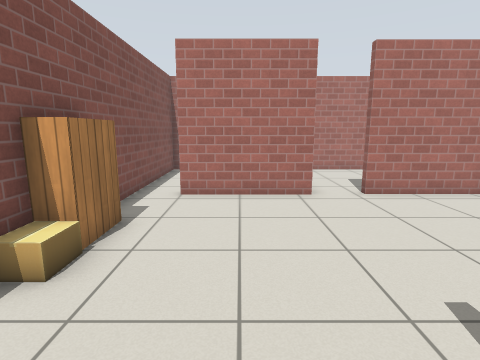
View 1 (above)

16 first-person views from a walk through a Gazebo world. The camera is 1.1 m above the floor, tilts 10° down and sees 80° across. The floor is counted in squares, 0.5 m on a side. Each view is taken from the middle of a square. On the plan, view 1 faces up. The plan holds only what a view shows up to about 17 squares ahead; the rest is blank. Simple patterns stand in for the simulator's built-in surfaces.

View 2
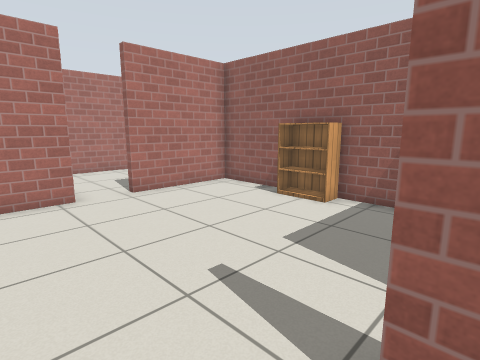

View 3
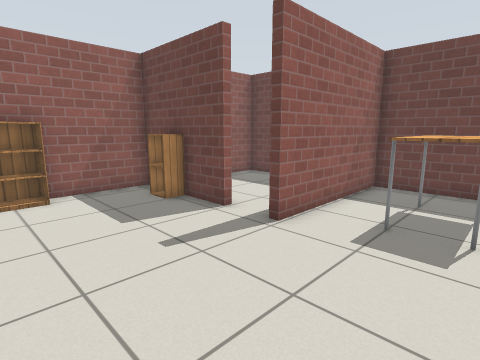

View 4
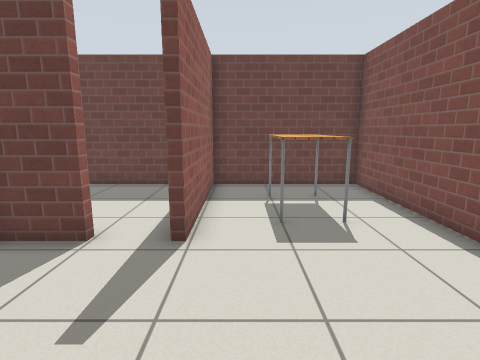

View 5
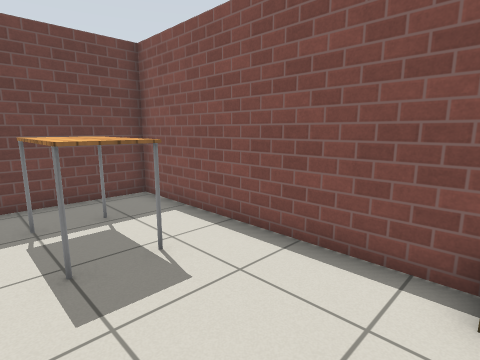

View 6
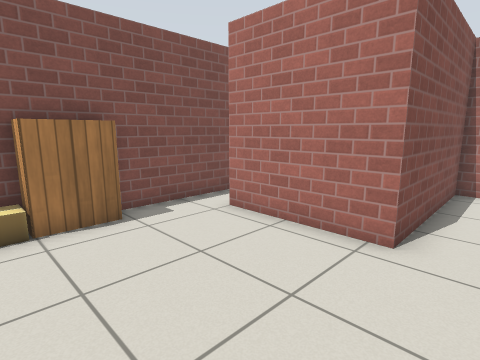

View 7
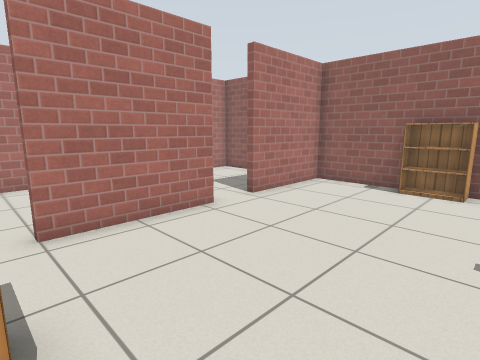

View 8
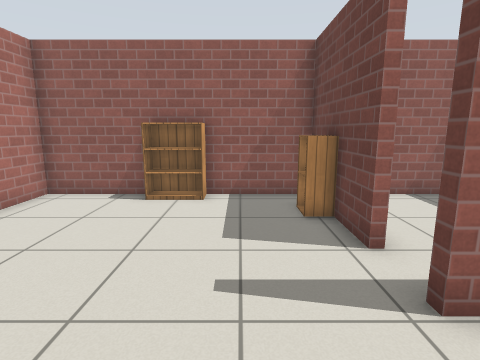

View 9
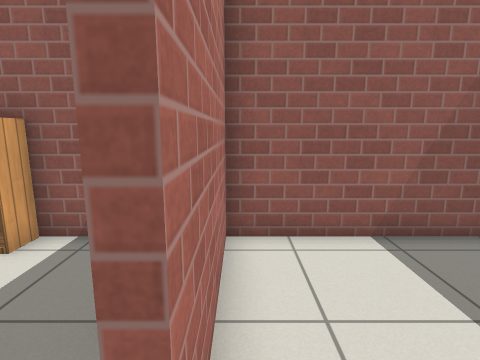

View 10
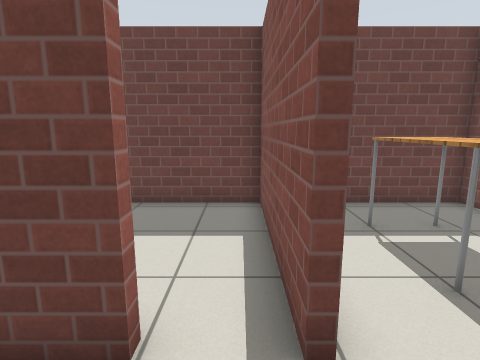

View 11
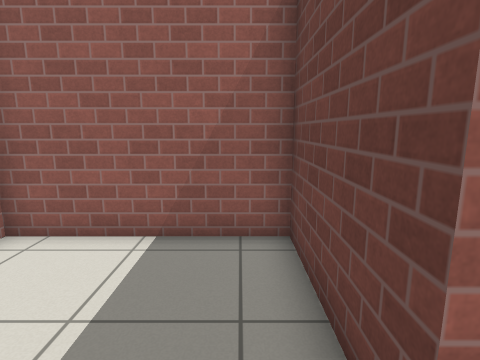

View 12
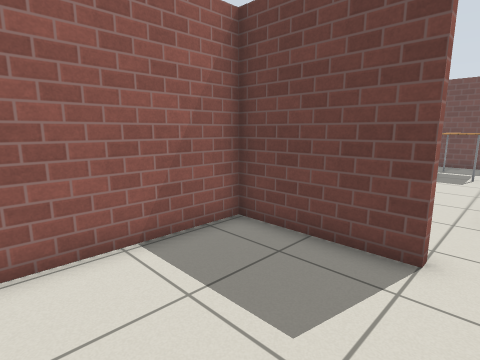

View 13
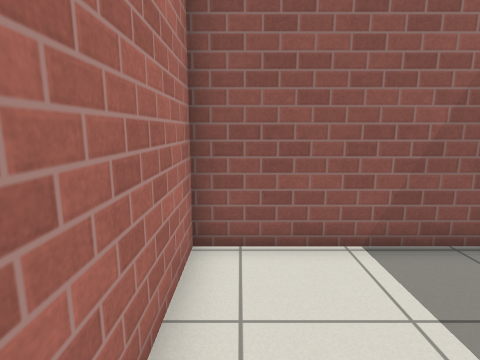

View 14
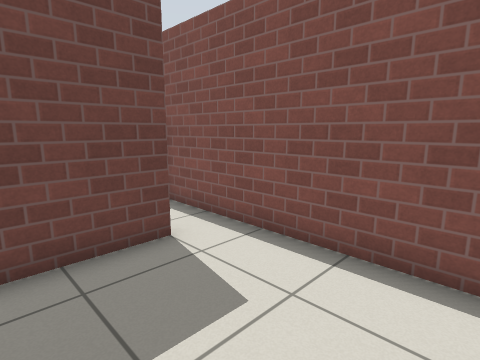

View 15
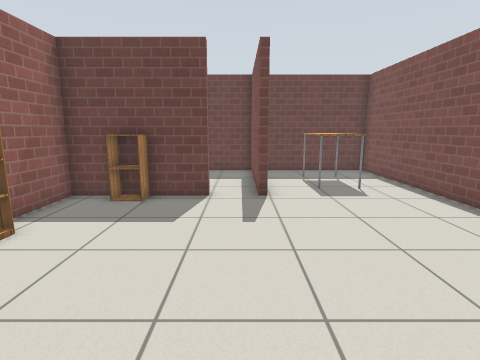

View 16
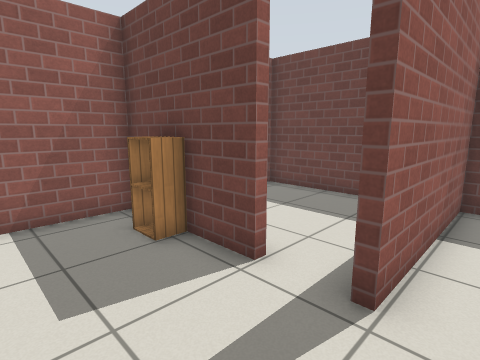

### Floor plan
Points are (right, up) in squares from view 1. A wall is a line through its corners. A room is listed if a view was taken in it or the views show most of it. See-through windows are left out.
Room 1 (views 1, 2, 3, 4, 5, 6, 7, 8, 9, 10, 16)
walls: (4, 0.6) (5.5, 0.6); (5.5, 0.3) (4, 0.3); (7.4, 0.6) (8.7, 0.6) (8.7, 9.6) (4.2, 9.6); (2.4, 9.6) (-2, 9.6) (-2, 9.9); (-3.7, 10.4) (-3.7, -5.5) (2.2, -5.5) (2.2, 0.6) (2.4, 0.6) (2.4, -5.5) (8.7, -5.5) (8.7, 0.3) (7.4, 0.3)
ways out: opening at (3.5, 10) to room 2; opening at (-3, 10) to room 3
objects: cardboard box (-3, 4) to (-3, 5); bookshelf (-3, 6) to (-3, 7); table (-1, -3) to (0, -1); cabinet (6, 1) to (7, 1); bookshelf (8, 4) to (8, 6)
Room 2 (views 11, 15)
walls: (4.2, 9.9) (8.7, 9.9) (8.7, 15.9) (2.4, 15.9) (2.4, 9.6)
ways out: opening at (3.5, 10) to room 1
Room 3 (views 12, 13, 14)
walls: (-2, 9.9) (2.2, 9.9) (2.2, 15.9) (-3.7, 15.9) (-3.7, 10.4)
ways out: opening at (-3, 10) to room 1

Positions as (right, up) in squares from view 1, and headings:
1: (0, 0), facing up
2: (0, 0), facing up-right
3: (-2, 6), facing down-right
4: (1, 6), facing down
5: (1, 4), facing down-left
6: (4, 4), facing up-left
7: (-3, 3), facing up-right
8: (-1, 3), facing right
9: (3, 0), facing right
10: (3, 3), facing down
11: (3, 11), facing right
12: (-3, 15), facing down-right
13: (-3, 15), facing right
14: (1, 15), facing down-left
15: (3, 10), facing down
16: (1, 4), facing down-right
